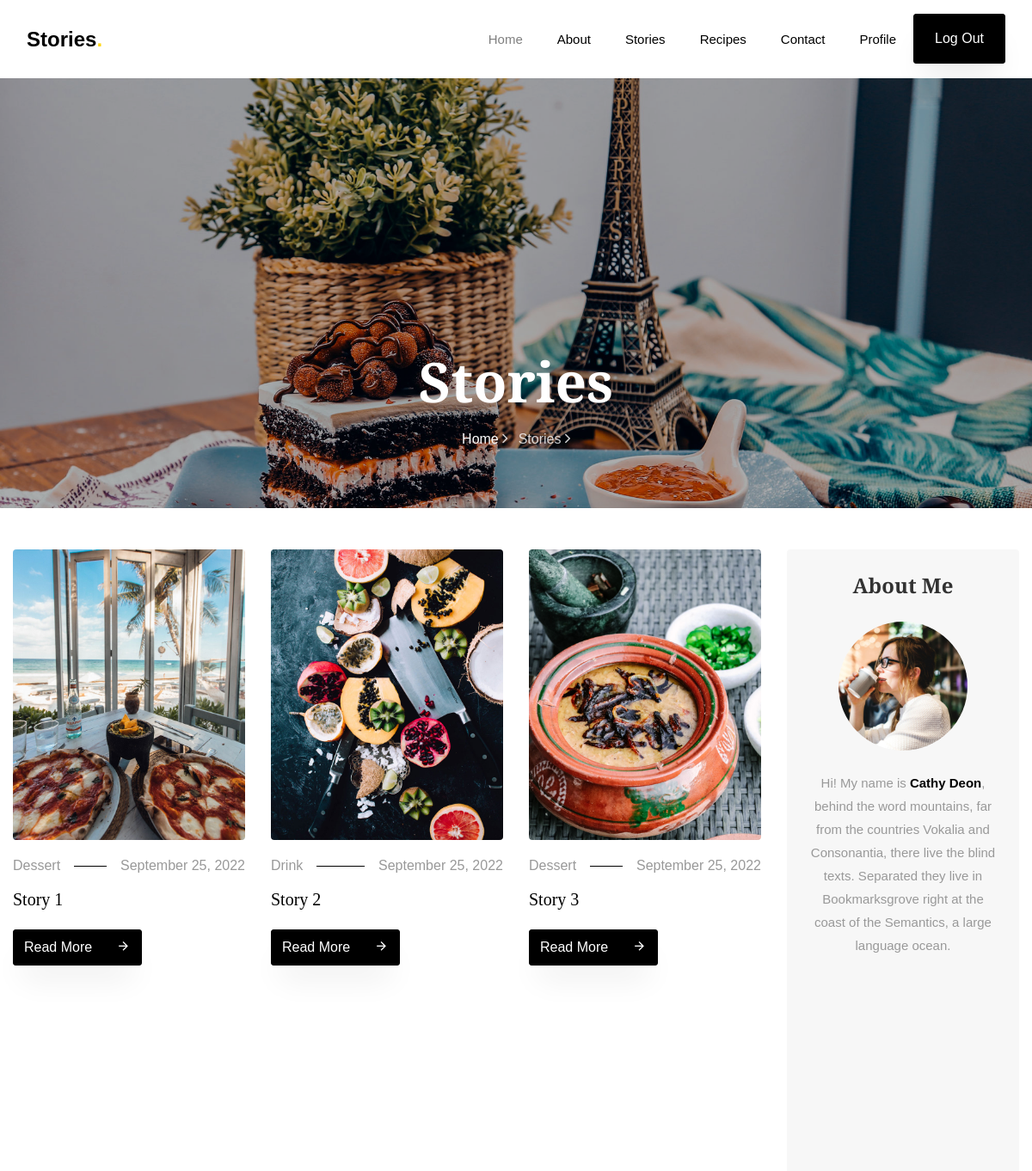
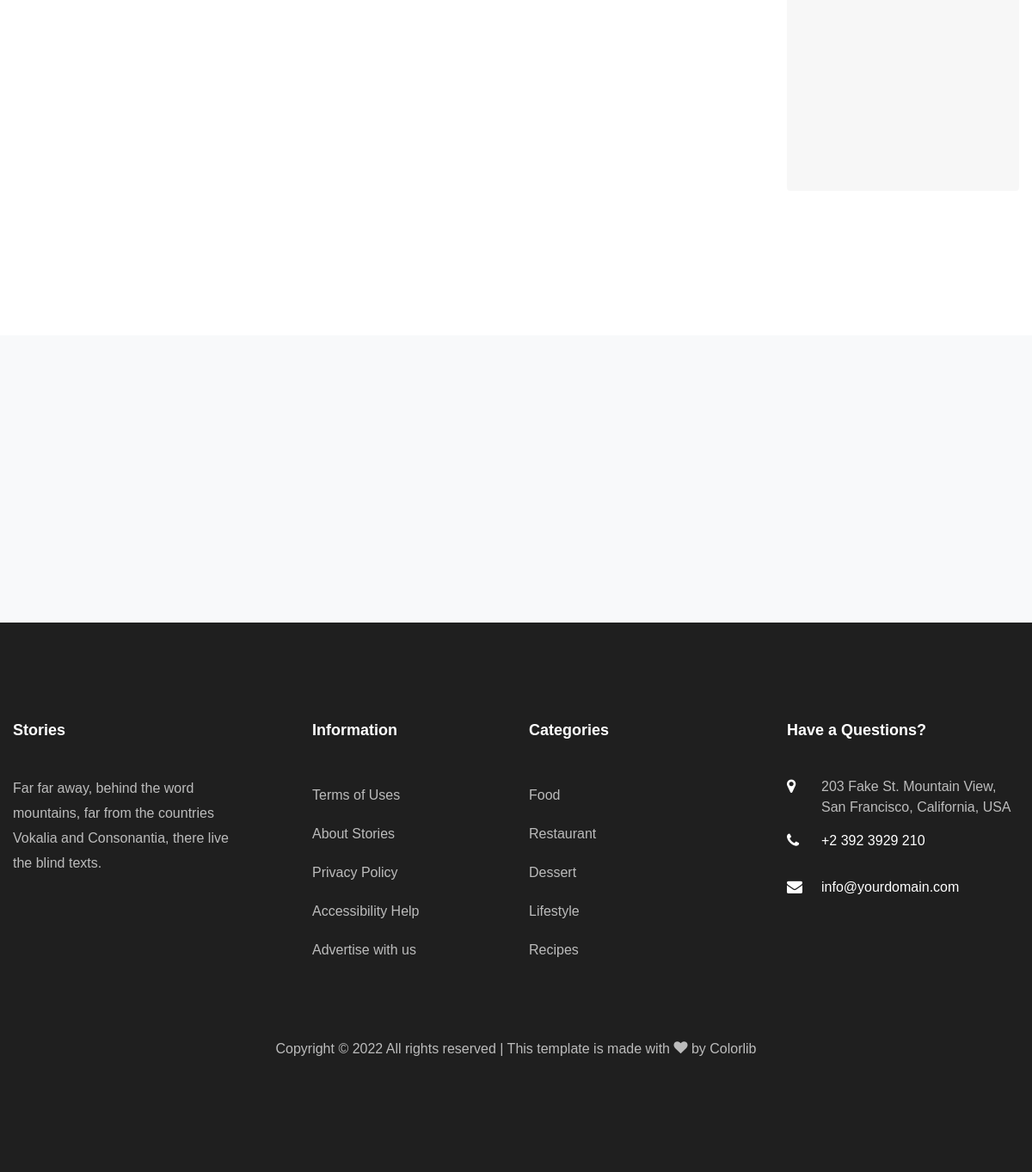
The page /stories/ (signed in) on the database its author committed (2 pictures, top to bottom).
### story/models.py (models this page shows, shortened)
class story(models.Model):
    name = models.CharField(max_length=100)
    cover_image = models.ImageField(upload_to="story_cover_images")
    text = models.TextField()
    date = models.DateTimeField(auto_now_add=True)
    category = models.ForeignKey(category, on_delete=models.CASCADE, related_name='story_of_category')
    user = models.ForeignKey(user, on_delete=models.CASCADE, related_name='story_of_user')
    tag = models.ManyToManyField(tag, related_name="tag_of_story")
    class Meta:
        verbose_name = "Story"
        verbose_name_plural = "Stories"

class category(models.Model):
    name = models.CharField(max_length=50, unique=True)
    class Meta:
        verbose_name = "Category"
        verbose_name_plural = "Categories"

### story/views.py (the view)
# urls.py: path('stories/', StoryView.as_view(), name = 'stories'),
class StoryView(ListView):
    template_name = 'stories.html'
    model = story
    context_object_name = 'stories'
    paginate_by = 9
    def get_queryset(self):
        category = self.request.GET.get('category')
        if category != None:
            return story.objects.order_by("-date").filter(category__name=category).all()
        return story.objects.order_by("-date").all()
    def get_context_data(self, **kwargs):
        context = super(StoryView, self).get_context_data(**kwargs)
        context['categories'] =  story.objects.values_list('category', flat = True).distinct().values('category__name').annotate(count = Count('category'))
        return context

### story/templates/stories.html (shortened to what this page needs)
{% extends 'base.html' %}
{% load static %}
{% block content %}
    <section class="hero-wrap hero-wrap-2" style="background-image: url({% static 'images/bg_4.jpg' %});">
        <div class="overlay"></div>
        <div class="container">
            <div class="row no-gutters slider-text align-items-end justify-content-center">
                <div class="col-md-9 ftco-animate pb-5 text-center">
                    <h1 class="mb-3 bread">Stories</h1>
                    <p class="breadcrumbs"><span class="mr-2"><a href="index.html">Home <i
                            class="ion-ios-arrow-forward"></i></a></span> <span>Stories <i
                            class="ion-ios-arrow-forward"></i></span>
                    </p>
                </div>
            </div>
        </div>
    </section>
    <section class="ftco-section">
        <div class="container">
            <div class="row">
                <div class="col-lg-9">
                    <div class="row">
                    {% for story in stories %}
                        <div class="col-md-4 ftco-animate">
                            <div class="blog-entry">
                                <a href="{% url 'single_story' story.pk %}" class="img-2"><img src="{{ story.cover_image.url }}" class="img-fluid" alt="Colorlib Template"></a>
                                <div class="text pt-3">
                                    <p class="meta d-flex"><span class="pr-3">{{ story.category.name }}</span><span class="ml-auto pl-3">{{ story.date|date:'F d, Y' }}</span>
                                    </p>
                                    <h3><a href="{% url 'single_story' story.pk %}">{{ story.name }}</a></h3>
                                    <p class="mb-0"><a href="{% url 'single_story' story.pk %}" class="btn btn-black py-2">Read More <span class="icon-arrow_forward ml-4"></span></a></p>
                                </div>
                            </div>
                        </div>
                    {% endfor %}
                    </div>
                </div>
                <div class="col-lg-3">
                    <div class="sidebar-wrap">
                        {% include 'about_me.html' %}
                    </div>
                </div>
            </div>
        </div>
    </section>
    <section class="ftco-subscribe ftco-section bg-light">
        <div class="overlay">
            <div class="container">
                <div class="row d-flex justify-content-center">
                </div>
            </div>
        </div>
    </section>
{% endblock %}

### static/css/icomoon.css (style rules this page uses)
[class^="icon-"], [class*=" icon-"] { font-family: 'icomoon' !important; speak: none; font-style: normal; font-weight: normal; font-variant: normal; text-transform: none; line-height: 1; -webkit-font-smoothing: antialiased; -moz-osx-font-smoothing: grayscale; }
.icon-arrow_forward:before { content: "\e5c8"; }

### rows shown on the page
story: cover_image (picture), category.name "Dessert", date "September 25, 2022", name "Story 1"
story: cover_image (picture), category.name "Drink", date "September 25, 2022", name "Story 2"
story: cover_image (picture), category.name "Dessert", date "September 25, 2022", name "Story 3"
